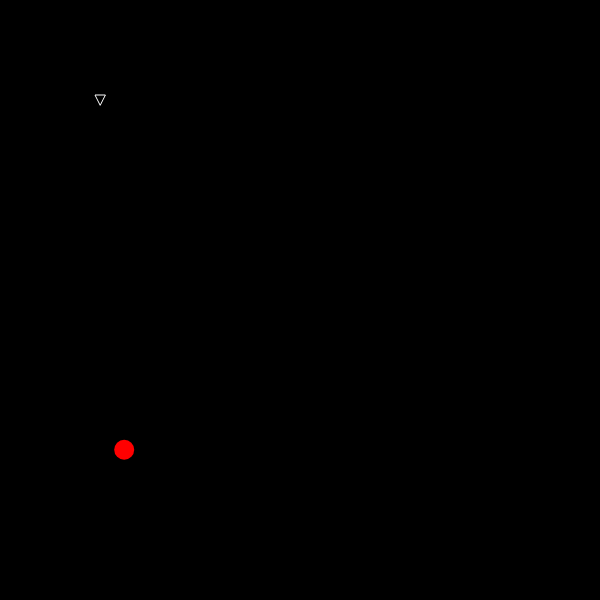
Frame 1 (no input)
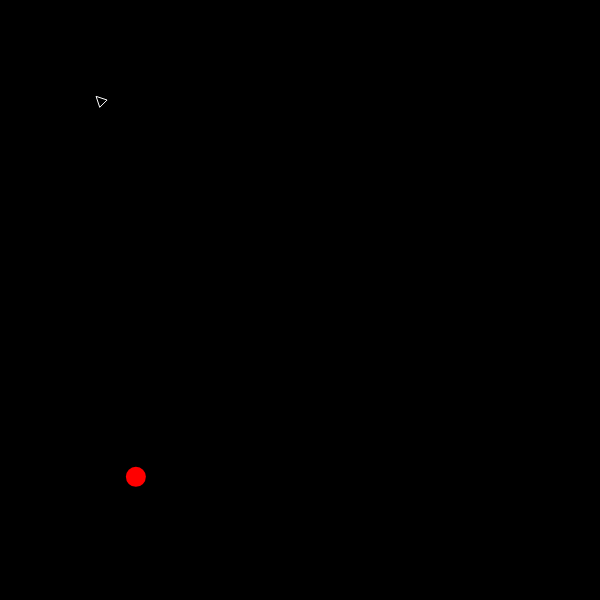
Frame 60 (no input)
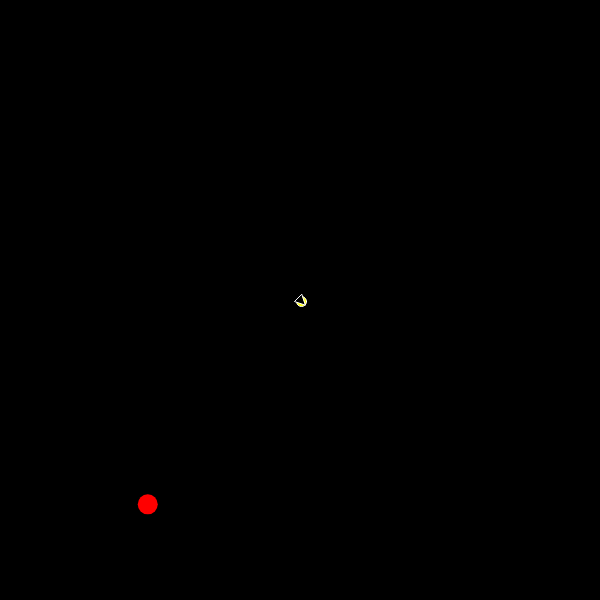
Frame 120 (the mouse pressed at the canvas centre since frame 60)

The p5.js sketch that drew these frames (run headless with seeded random() and noise() and a simulated clock; from frame 60 on, the mouse is pressed at the canvas centre):

// p5.js sketch
// ── sketch.js
const env = [];
const planets = [];
var gravity;
var rocket;
var debris;

function setup(){
  createCanvas(600,600);
  frameRate(35);
  rocket = new Rocket(createVector(100,100));
  debris = new Debris();
  env.push(rocket);
  env.push(debris);
  gravity = createVector(0,0);
  ground = new Ground();
}


function draw(){
  background(0);
  stroke(255);
  rocket.draw();
  rocket.update();
  debris.draw();
  debris.update();
}

function mousePressed(){
  if (rocket.thruster) {
    rocket.thruster = false;
  } else {
    rocket.thruster = true;
  }
}

// ── objects.js
var Planet = function(){
  this.pos = createVector(random(width),random(height));
  this.mass = random(50,150);

  this.draw = function(){
    fill(0,255,0);
    noStroke();
    ellipse(this.pos.x,this.pos.y,this.mass);
  }
}

var Debris = function(){
  this.pos = createVector(random(width),random(height));
  this.vel = createVector(random(1),random(1));
  this.acc = createVector(0,0);
  this.mass = 20;
  this.forces = [];

  this.update = function(){
    this.checkCollision();
    this.acc = this.addForces();
    this.vel.add(this.acc);
    this.vel.limit(0.5);
    this.pos.add(this.vel);
    this.acc.mult(0);
  }

  this.addForces = function(){
    let temp = createVector();
    temp.add(this.wallForce());
    for (var i = 0; i < this.forces.length; i++) {
      temp.add(this.forces[i]);
    }
    temp.limit(0.5);
    return temp;
  }

  this.checkCollision = function(){
    for (var i = 0; i < env.length; i++) {
      if (env[i] == this) {
        continue;
      }
      if (dist(env[i].pos.x,env[i].pos.y,this.pos.x,this.pos.y) < 20) {
        env[i].acceptExertion(this.vel.mult(this.mass));
        console.log("contact!");
      }
    }
  }

  this.acceptExertion = function(force){
    let result = p5.Vector.sub(p5.Vector.mult(this.vel,this.mass),force);
    this.forces.push(result);
  }

  this.wallForce = function(){
    if (this.pos.y >= height-10) return createVector(0,-1);
    if (this.pos.y <= 0) return createVector(0,1);
    if (this.pos.x >= width) return createVector(-1,0);
    if (this.pos.x <= 0) return createVector(1,0);
    return createVector(0,0);
  }

  this.draw = function(){
    fill(255,0,0);
    noStroke();
    ellipse(this.pos.x,this.pos.y,this.mass);
  }
}

var Ground = function(){
  this.pos = createVector(0,height-10);
  this.mass = Infinity;

  this.draw = function(){
    rect(this.pos.x,this.pos.y,width,10);
  }
}


var Rocket = function(pos,heading,l,w){
  this.pos = pos || createVector(random(width),random(height));
  this.vel = createVector(0,0);
  this.acc = createVector(0,0);
  this.mass = 5;
  this.heading = heading || random(-PI,PI);
  this.l = l || 10;
  this.w = w || 10;
  this.top = createVector(0,(this.l/2));
  this.left = createVector(-(this.w/2),-(this.l/2));
  this.right = createVector((this.w/2),-(this.l/2));
  this.thruster_count = 100;
  this.thruster = false;
  this.forces = [];

  this.update = function(){
    this.heading = p5.Vector.sub(createVector(mouseX,mouseY),this.pos).heading();
    this.checkCollision();
    this.move();
    this.vel.limit(10);
    this.orient();
  }

  this.move = function(){
    this.acc.mult(0);
    this.acc = this.addForces();
    this.acc.limit(1);
    this.vel.add(this.acc);
    this.vel.limit(5);
    this.pos.add(this.vel);
  }

  // force functions

  this.addForces = function(){
    let vect = createVector(0,0);
    vect.add(this.wallForce());
    vect.add(this.thrusterForce());
    vect.add(gravity);
    return vect;
  }

  this.wallForce = function(){
    if (this.pos.y >= height-10) return createVector(0,-1);
    if (this.pos.y <= 0) return createVector(0,1);
    if (this.pos.x >= width) return createVector(-1,0);
    if (this.pos.x <= 0) return createVector(1,0);
    return createVector(0,0);
  }

  this.thrusterForce = function(){
    if (!this.thruster){
      return createVector(0,0);
    }
    let y;
    if (this.heading > 0) {
      y = 50;
    } else {
      y = -50;
    }
    let theta = this.getTheta(this.heading);
    let x = -tan(theta)*y;
    let temp = createVector(x,y);
    temp.limit(1.25);
    return temp;
  }

  this.checkCollision = function(){
    for (var i = 0; i < env.length; i++) {
      if (env[i] == this) {
        continue;
      }
      if (dist(env[i].pos.x,env[i].pos.y,this.pos.x,this.pos.y) < 20) {
        env[i].acceptExertion(this.vel.mult(this.mass));
        console.log("contact!");
      }
    }
  }

  this.acceptExertion = function(force){
    let result = p5.Vector.sub(p5.Vector.mult(this.vel,this.mass),force);
    this.forces.push(result);
  }


  this.draw = function(){
    if (this.thruster) {
      fill(255,255,0);
      ellipse(this.pos.x,this.pos.y,this.l);
    }
    fill(0);
    stroke(255);
    triangle(this.top.x+this.pos.x,this.top.y+this.pos.y,this.left.x+this.pos.x,this.left.y+this.pos.y,this.right.x+this.pos.x,this.right.y+this.pos.y);
  }

  this.orient = function(){
    let theta = this.getTheta(this.heading);
    this.top.x = cos(theta)*(0)-sin(theta)*(this.l/2);
    this.top.y = sin(theta)*(0)+cos(theta)*(this.l/2);
    this.left.x = cos(theta)*(-(this.w/2))-sin(theta)*(0-(this.l/2));
    this.left.y = sin(theta)*(-(this.w/2))+cos(theta)*(0-(this.l/2));
    this.right.x = cos(theta)*(this.w/2)-sin(theta)*(0-(this.l/2));
    this.right.y = sin(theta)*(this.w/2)+cos(theta)*(0-(this.l/2));
  }

  this.getTheta = function(heading){
    heading = (heading - (PI/2)) % (PI*2)

    return(heading+(PI*2))
  }
}
